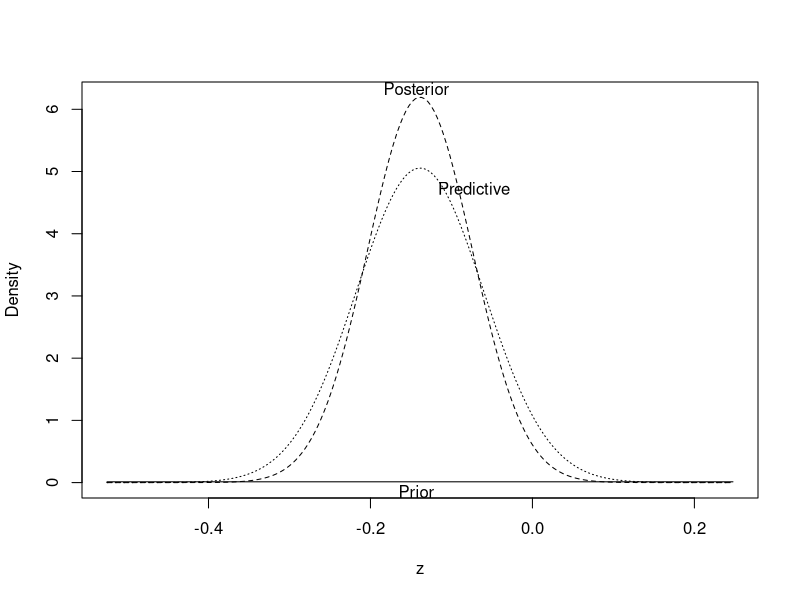
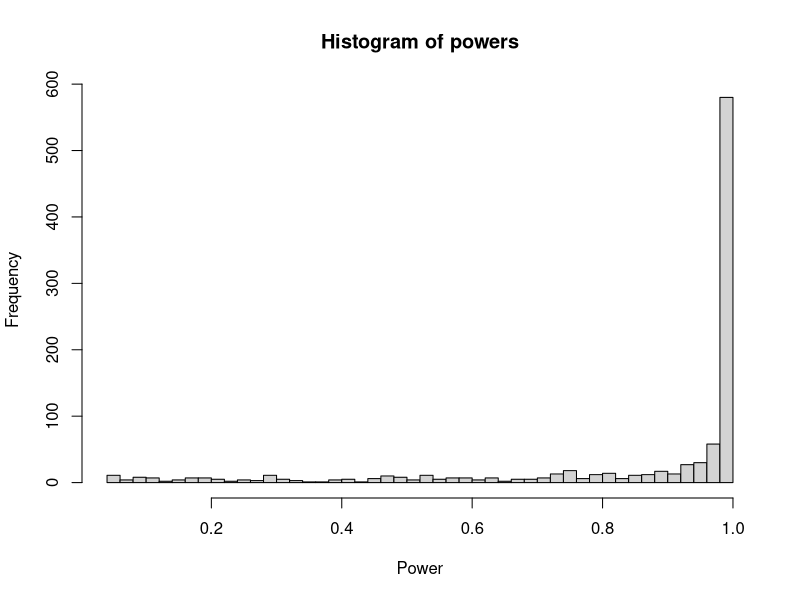
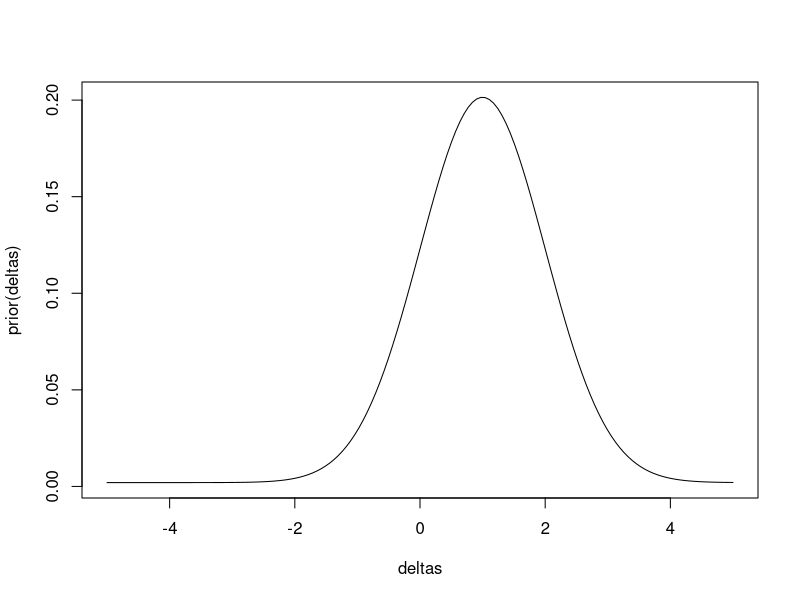
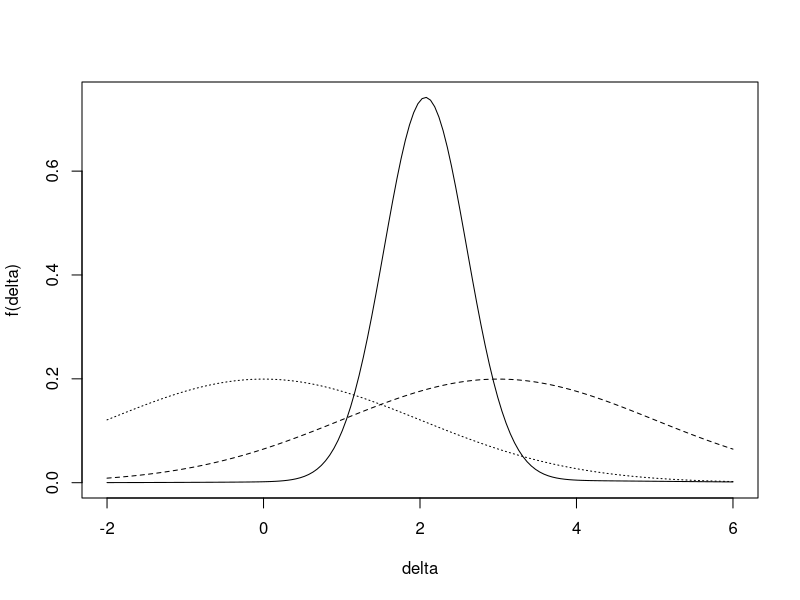

Write the R code that produced these figures, in order.
library(Hmisc)


### Name: gbayes
### Title: Gaussian Bayesian Posterior and Predictive Distributions
### Aliases: gbayes plot.gbayes gbayes2 gbayesMixPredNoData gbayesMixPost
###   gbayesMixPowerNP gbayes1PowerNP
### Keywords: htest

### ** Examples

# Compare 2 proportions using the var stabilizing transformation
# arcsin(sqrt((x+3/8)/(n+3/4))) (Anscombe), which has variance 
# 1/[4(n+.5)]


m1 <- 100;     m2 <- 150
deaths1 <- 10; deaths2 <- 30


f <- function(events,n) asin(sqrt((events+3/8)/(n+3/4)))
stat <- f(deaths1,m1) - f(deaths2,m2)
var.stat <- function(m1, m2) 1/4/(m1+.5) + 1/4/(m2+.5)
cat("Test statistic:",format(stat),"  s.d.:",
    format(sqrt(var.stat(m1,m2))), "\n")
#Use unbiased prior with variance 1000 (almost flat)
b <- gbayes(0, 1000, m1, m2, stat, var.stat, 2*m1, 2*m2)
print(b)
plot(b)
#To get posterior Prob[parameter > w] use 
# 1-pnorm(w, b$mean.post, sqrt(b$var.post))


#If g(effect, n1, n2) is the power function to
#detect an effect of 'effect' with samples size for groups 1 and 2
#of n1,n2, estimate the expected power by getting 1000 random
#draws from the posterior distribution, computing power for
#each value of the population effect, and averaging the 1000 powers
#This code assumes that g will accept vector-valued 'effect'
#For the 2-sample proportion problem just addressed, 'effect'
#could be taken approximately as the change in the arcsin of
#the square root of the probability of the event


g <- function(effect, n1, n2, alpha=.05) {
  sd <- sqrt(var.stat(n1,n2))
  z <- qnorm(1 - alpha/2)
  effect <- abs(effect)
  1 - pnorm(z - effect/sd) + pnorm(-z - effect/sd)
}


effects <- rnorm(1000, b$mean.post, sqrt(b$var.post))
powers <- g(effects, 500, 500)
hist(powers, nclass=35, xlab='Power')
describe(powers)




# gbayes2 examples
# First consider a study with a binary response where the
# sample size is n1=500 in the new treatment arm and n2=300
# in the control arm.  The parameter of interest is the 
# treated:control log odds ratio, which has variance
# 1/[n1 p1 (1-p1)] + 1/[n2 p2 (1-p2)].  This is not
# really constant so we average the variance over plausible
# values of the probabilities of response p1 and p2.  We
# think that these are between .4 and .6 and we take a 
# further short cut


v <- function(n1, n2, p1, p2) 1/(n1*p1*(1-p1)) + 1/(n2*p2*(1-p2))
n1 <- 500; n2 <- 300
ps <- seq(.4, .6, length=100)
vguess <- quantile(v(n1, n2, ps, ps), .75)
vguess
#        75% 
# 0.02183459


# The minimally interesting treatment effect is an odds ratio
# of 1.1.  The prior distribution on the log odds ratio is
# a 50:50 mixture of a vague Gaussian (mean 0, sd 100) and
# an informative prior from a previous study (mean 1, sd 1)


prior <- function(delta) 
  0.5*dnorm(delta, 0, 100)+0.5*dnorm(delta, 1, 1)
deltas <- seq(-5, 5, length=150)
plot(deltas, prior(deltas), type='l')


# Now compute the power, averaged over this prior
gbayes2(sqrt(vguess), prior, log(1.1))
# [1] 0.6133338


# See how much power is lost by ignoring the previous
# study completely


gbayes2(sqrt(vguess), function(delta)dnorm(delta, 0, 100), log(1.1))
# [1] 0.4984588


# What happens to the power if we really don't believe the treatment
# is very effective?  Let's use a prior distribution for the log
# odds ratio that is uniform between log(1.2) and log(1.3).
# Also check the power against a true null hypothesis


prior2 <- function(delta) dunif(delta, log(1.2), log(1.3))
gbayes2(sqrt(vguess), prior2, log(1.1))
# [1] 0.1385113


gbayes2(sqrt(vguess), prior2, 0)
# [1] 0.3264065


# Compare this with the power of a two-sample binomial test to
# detect an odds ratio of 1.25
bpower(.5, odds.ratio=1.25, n1=500, n2=300)
#     Power 
# 0.3307486


# For the original prior, consider a new study with equal
# sample sizes n in the two arms.  Solve for n to get a
# power of 0.9.  For the variance of the log odds ratio
# assume a common p in the center of a range of suspected
# probabilities of response, 0.3.  For this example we
# use a zero null value and the uniform prior above


v   <- function(n) 2/(n*.3*.7)
pow <- function(n) gbayes2(sqrt(v(n)), prior2)
uniroot(function(n) pow(n)-0.9, c(50,10000))$root
# [1] 2119.675
# Check this value
pow(2119.675)
# [1] 0.9


# Get the posterior density when there is a mixture of two priors,
# with mixing probability 0.5.  The first prior is almost
# non-informative (normal with mean 0 and variance 10000) and the
# second has mean 2 and variance 0.3.  The test statistic has a value
# of 3 with variance 0.4.
f <- gbayesMixPost(3, 4, mix=0.5, d0=0, v0=10000, d1=2, v1=0.3)


args(f)


# Plot this density
delta <- seq(-2, 6, length=150)
plot(delta, f(delta), type='l')


# Add to the plot the posterior density that used only
# the almost non-informative prior
lines(delta, f(delta, mix=1), lty=2)


# The same but for an observed statistic of zero
lines(delta, f(delta, mix=1, x=0), lty=3)


# Derive the CDF instead of the density
g <- gbayesMixPost(3, 4, mix=0.5, d0=0, v0=10000, d1=2, v1=0.3,
                   what='cdf')
# Had mix=0 or 1, gbayes1PowerNP could have been used instead
# of gbayesMixPowerNP below


# Compute the power to detect an effect of delta=1 if the variance
# of the test statistic is 0.2
gbayesMixPowerNP(g, 1, 0.2, interval=c(-10,12))


# Do the same thing by simulation
gbayesMixPowerNP(g, 1, 0.2, interval=c(-10,12), nsim=20000)


# Compute by what factor the sample size needs to be larger
# (the variance needs to be smaller) so that the power is 0.9
ratios <- seq(1, 4, length=50)
pow <- single(50)
for(i in 1:50) 
  pow[i] <- gbayesMixPowerNP(g, 1, 0.2/ratios[i], interval=c(-10,12))[2]


# Solve for ratio using reverse linear interpolation
approx(pow, ratios, xout=0.9)$y


# Check this by computing power
gbayesMixPowerNP(g, 1, 0.2/2.1, interval=c(-10,12))
# So the study will have to be 2.1 times as large as earlier thought
